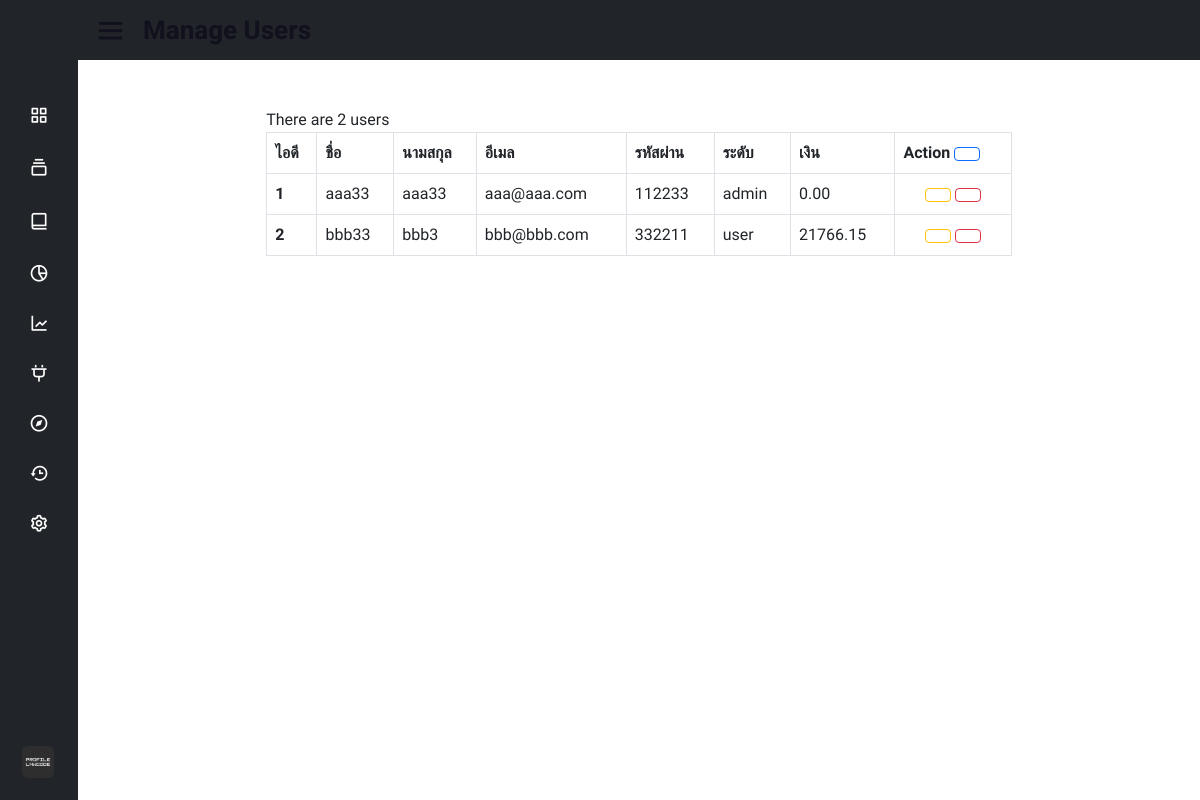
The app's page /gg/manage_user.php (signed in) with its own data.
### tables this page shows
CREATE TABLE IF NOT EXISTS `users` (
  `id` int(10) NOT NULL AUTO_INCREMENT,
  `firstname` varchar(255) NOT NULL,
  `lastname` varchar(255) NOT NULL,
  `email` varchar(255) NOT NULL,
  `password` varchar(255) NOT NULL,
  `urole` varchar(50) NOT NULL,
  `created_at` timestamp NOT NULL DEFAULT current_timestamp(),
  `amount` decimal(20,2) NOT NULL DEFAULT 0.00,
  PRIMARY KEY (`id`) USING BTREE,
  KEY `FK_users_role` (`urole`),
  CONSTRAINT `FK_users_role` FOREIGN KEY (`urole`) REFERENCES `role` (`rolename`) ON DELETE NO ACTION ON UPDATE NO ACTION
);

### gg/manage_user.php (the view, shortened to what this page needs)
<!DOCTYPE html>
<html lang="en" dir="ltr">
  <head>
    <link rel="stylesheet" href="stylet.css">
    <link href='https://unpkg.com/boxicons@2.0.7/css/boxicons.min.css' rel='stylesheet'>
    <link rel='stylesheet' href='https://cdn-uicons.flaticon.com/uicons-solid-rounded/css/uicons-solid-rounded.css'>
    <link href="https://cdn.jsdelivr.net/npm/bootstrap@5.0.2/dist/css/bootstrap.min.css" rel="stylesheet">
    <link rel='stylesheet' href='https://cdn-uicons.flaticon.com/uicons-regular-straight/css/uicons-regular-straight.css'>
    <link rel='stylesheet' href='https://cdn-uicons.flaticon.com/uicons-regular-rounded/css/uicons-regular-rounded.css'>
   </head>
<body>
<?php
                    require_once "config/db.php";
                    ?>
  <div class="sidebar close">
    <div class="logo-details">
    </div>
    <ul class="nav-links">
      <li>
        <a href="admin.php">
          <i class='bx bx-grid-alt' ></i>
        </a>
      </li>
      <li>
        <div class="iocn-link">
          <a href="#">
            <i class='bx bx-collection' ></i>
          </a>
        </div>
      </li>
      <li>
        <div class="iocn-link">
          <a href="#">
            <i class='bx bx-book-alt' ></i>
          </a>
        </div>
      </li>
      <li>
        <a href="#">
          <i class='bx bx-pie-chart-alt-2' ></i>
        </a>
      </li>
      <li>
        <a href="#">
          <i class='bx bx-line-chart' ></i>
        </a>
      </li>
      <li>
        <div class="iocn-link">
          <a href="#">
            <i class='bx bx-plug' ></i>
          </a>
        </div>
      </li>
      <li>
        <a href="#">
          <i class='bx bx-compass' ></i>
        </a>
      </li>
      <li>
        <a href="#">
          <i class='bx bx-history'></i>
        </a>
      </li>
      <li>
        <a href="#">
          <i class='bx bx-cog' ></i>
        </a>
      </li>
      <li>
    <div class="profile-details">
      <div class="profile-content">
        <img src="image/profile.jpg" alt="profileImg">
      </div>
    </div>
  </li>
</ul>
  </div>
  <section class="home-section">
    <div class="home-content">
      <i class='bx bx-menu' ></i>
      <span class="text">Manage Users</span>
    </div>
    <div class="container w-75 p-5">
      <table class="table table-bordered">
        <thead>
          <tr>
            <th scope="col">ไอดี</th>
            <th scope="col">ชื่อ</th>
            <th scope="col">นามสกุล</th>
            <th scope="col">อีเมล</th>
            <th scope="col">รหัสผ่าน</th>
            <th scope="col">ระดับ</th>
            <th scope="col">เงิน</th>
            <th scope="col">Action
            <button type="button" class="btn btn-outline-primary" data-bs-toggle="modal" data-bs-target="#exampleModal" data-bs-whatever="@mdo"><i class="fi fi-rr-add"></i></button>
            </th>
          </tr>
        </thead>
        <tbody>
        <?php
            $result = $conn->query("SELECT * FROM users");
            if ($result !== false) {
              while($row = $result->fetch()) {
        ?>
          <tr>
            <th scope="row"><?php echo $row['id']?></th>
            <td><?php echo $row['firstname']?></td>
            <td><?php echo $row['lastname']?></td>
            <td><?php echo $row['email']?></td>
            <td><?php echo $row['password']?></td>
            <td><?php echo $row['urole']?></td>
            <td><?php echo $row['amount']?></td>
            <td class="text-center">
                <a href="edit.php?id=<?= $row['id']; ?>" class="btn btn-outline-warning"><i class="fi fi-rr-pencil"></i></a>
                <a data-id="<?= $row['id']; ?>" href="?delete=<?= $row['id']; ?>" class="btn btn-outline-danger"><i class="fi fi-rs-trash"></i></a>
            </td>
            <?php }
                    } ?>
          </tr>
        </tbody>
      </table>
    </div>
  </section>
</body>
</html>

### gg/stylet.css (style rules this page uses)
* { margin: 0; padding: 0; box-sizing: border-box; font-family: 'Mitr', sans-serif; }
.sidebar { position: fixed; top: 0; left: 0; height: 100%; width: 260px; background: #212529; z-index: 100; transition: all 0.5s ease; }
.sidebar.close { width: 78px; }
.sidebar .logo-details { height: 60px; width: 100%; display: flex; align-items: center; }
.sidebar .nav-links { height: 100%; padding: 30px 0 150px 0; overflow: auto; }
.sidebar.close .nav-links { overflow: visible; }
.sidebar .nav-links li { position: relative; list-style: none; transition: all 0.4s ease; }
.sidebar .nav-links li .iocn-link { display: flex; align-items: center; justify-content: space-between; }
.sidebar.close .nav-links li .iocn-link { display: block }
.sidebar .nav-links li i { height: 50px; min-width: 78px; text-align: center; line-height: 50px; color: #fff; font-size: 20px; cursor: pointer; transition: all 0.3s ease; }
.sidebar .nav-links li a { display: flex; align-items: center; text-decoration: none; }
.sidebar .profile-details { position: fixed; bottom: 0; width: 260px; display: flex; align-items: center; justify-content: space-between; background: #212529; padding: 12px 0; transition: all 0.5s ease; }
.sidebar.close .profile-details { background: none; }
.sidebar.close .profile-details { width: 78px; }
.sidebar .profile-details .profile-content { display: flex; align-items: center; }
.sidebar .profile-details img { height: 52px; width: 52px; object-fit: cover; border-radius: 16px; margin: 0 14px 0 12px; background: #212529; transition: all 0.5s ease; }
.sidebar.close .profile-details img { padding: 10px; }
.home-section { position: relative; background: #fff; height: 100vh; left: 260px; width: calc(100% - 260px); transition: all 0.5s ease; }
.sidebar.close ~ .home-section { left: 78px; width: calc(100% - 78px); }
.home-section .home-content { height: 60px; display: flex; align-items: center; }
.home-section .home-content .bx-menu, .home-section .home-content .text { color: #11101d; font-size: 35px; }
.home-section .home-content .bx-menu { margin: 0 15px; cursor: pointer; }
.home-section .home-content .text { font-size: 26px; font-weight: 600; }
.home-content { background: #212529; }

### records on screen
users: id "1", firstname "aaa33", lastname "aaa33", email "aaa@aaa.com", password "112233", urole "admin", amount "0.00"
users: id "2", firstname "bbb33", lastname "bbb3", email "bbb@bbb.com", password "332211", urole "user", amount "21766.15"
